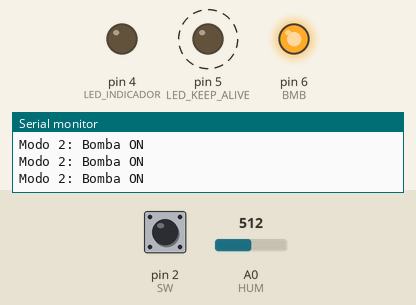
Simulated run of this sketch. Board: Arduino Uno, built with avr-gcc and run on an emulated ATmega328P. Shown: output pins drawn as LEDs (lit = HIGH), the last lines printed to the serial monitor. Dashed ring = blinking. The test bench sets the inputs (shaded band); at power-on: pin 2 (SW) HIGH, A0 (HUM) = 512.

Above: at 1.2 s.
1.3 s: pin 2 (SW) pulled LOW for 0.15 s
At 1.42 s:
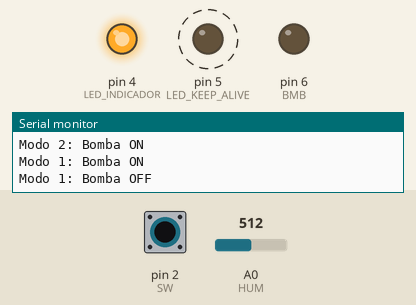
4.4 s: pin 2 (SW) pulled LOW for 1 s
At 6.0 s:
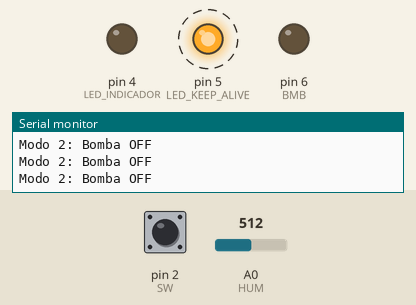
7.4 s: pin 2 (SW) pulled LOW for 3.2 s
At 8.0 s:
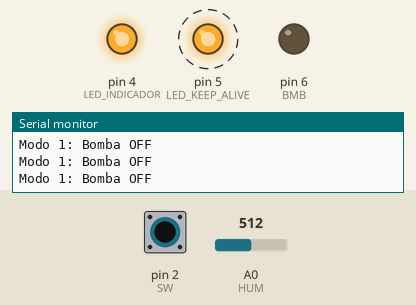
13.6 s: pin 2 (SW) driven LOW
At 14.2 s:
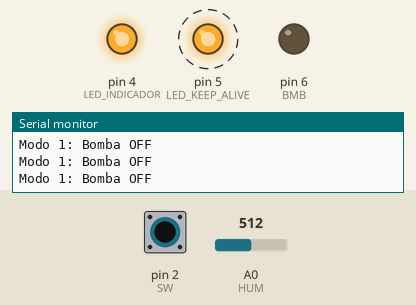
16.6 s: A0 (HUM) set to 427
19.6 s: A0 (HUM) set to 394
At 20.4 s:
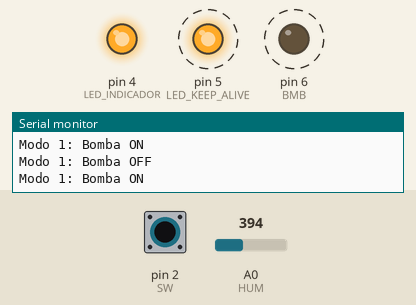
Timing chart, 0 to 23.6 s (numbered marks = the images above; inputs shaded):
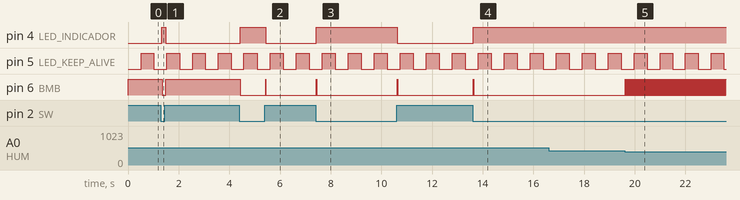

The sketch:

UnaMaquina_DosModos.ino
```cpp
#include "TimerOne.h"

#define INIT 0
#define M1_BMB_ON 1
#define M1_BMB_OFF 2
#define M2_BMB_ON 3
#define M2_BMB_OFF 4

#define LED_INDICADOR 4
#define LED_KEEP_ALIVE 5
#define BMB 6
#define SW 2
#define HUM A0

int actualState = INIT;
bool ledState = false;

int tiempo_activo = (47 + 10) / 10;
int tiempo_inactivo = (23 + 10) / 10;
int previousMillis = 0;
int intervalo = 500;
int mSeconds = 0;
int seconds = 0;

int lectura_sw;
int lectura_hum;
float tension;

void setup()
{
  Serial.begin(9600);
  Timer1.initialize(1000);
  Timer1.attachInterrupt(ISR_Timer);

  pinMode(LED_INDICADOR, OUTPUT);
  pinMode(LED_KEEP_ALIVE, OUTPUT);
  pinMode(BMB, OUTPUT);

  pinMode(HUM, INPUT);
  pinMode(SW, INPUT_PULLUP);

  mSeconds = 0;
  seconds = 0;
}

void loop()
{
  int currentMillis = millis();

  lectura_sw = digitalRead(SW);
  lectura_hum = analogRead(HUM);
  tension = lectura_hum * 5 / 1023;

  if (actualState != INIT)
  {
    if (currentMillis - previousMillis >= intervalo)
    {
      previousMillis = currentMillis;
      ledState = !ledState;
      digitalWrite(LED_KEEP_ALIVE, ledState);
    }
  }

  EstadosRegado();
}

void ISR_Timer ()
{
  mSeconds++;
  if (mSeconds >= 1000)
  {
    mSeconds = 0;
    seconds++;
  }
}

void EstadosRegado ()
{
  switch (actualState)
  {
    case INIT:
      Serial.println("INIT");
      digitalWrite(BMB, HIGH);
      actualState = M1_BMB_ON;
      break;

    case M1_BMB_ON:
      Serial.println("Modo 1: Bomba ON");
      if (lectura_sw == 1)
      {
        digitalWrite(LED_INDICADOR, LOW);
        actualState = M2_BMB_ON;
      }
      else if (tension > 2, 5)
      {
        digitalWrite(BMB, LOW);
        actualState = M1_BMB_OFF;
      }
      break;

    case M1_BMB_OFF:
      Serial.println("Modo 1: Bomba OFF");
      if (tension < 2)
      {
        digitalWrite(BMB, HIGH);
        actualState = M1_BMB_ON;
      }
      else if (lectura_sw == 1)
      {
        digitalWrite(LED_INDICADOR, LOW);
        digitalWrite(BMB, HIGH);
        actualState = M2_BMB_ON;
      }
      break;

    case M2_BMB_ON:
      Serial.println("Modo 2: Bomba ON");
      if (seconds >= tiempo_activo)
      {
        digitalWrite(BMB, LOW);
        mSeconds = 0;
        seconds = 0;
        actualState = M2_BMB_OFF;
      }
      else if (lectura_sw == 0)
      {
        digitalWrite(LED_INDICADOR, HIGH);
        actualState = M1_BMB_ON;
      }
      break;

    case M2_BMB_OFF:
      Serial.println("Modo 2: Bomba OFF");
      if (seconds >= tiempo_inactivo)
      {
        digitalWrite(BMB, HIGH);
        mSeconds = 0;
        seconds = 0;
        actualState = M2_BMB_ON;
      }
      else if (lectura_sw == 0)
      {
        digitalWrite(LED_INDICADOR, HIGH);
        digitalWrite(BMB, HIGH);
        actualState = M1_BMB_ON;
      }
      break;
  }
}
```

Measured:
- the behaviour switches between 410 and 409 on A0 (HUM) (found by bisection; images 4 and 5)
- after the input at 1.3 s, pin 4 (LED_INDICADOR): LOW → HIGH at once, → LOW 0.16 s later; pin 6 (BMB): HIGH → LOW at once, → HIGH 0.14 s later
- after the input at 4.4 s, pin 4 (LED_INDICADOR): LOW → HIGH at once, → LOW 1.0 s later; pin 6 (BMB): HIGH → LOW after 0.04 s instead of 0.60 s
- after the input at 7.4 s, pin 4 (LED_INDICADOR): LOW → HIGH at once, → LOW 3.2 s later
- after the input at 13.6 s, pin 4 (LED_INDICADOR): LOW → HIGH at once
- after the input at 19.6 s, pin 6 (BMB): alternates HIGH for 0.02 s and LOW for 0.02 s, starting at once
- by itself, pin 5 (LED_KEEP_ALIVE): alternates HIGH for 0.51 s and LOW for 0.51 s
